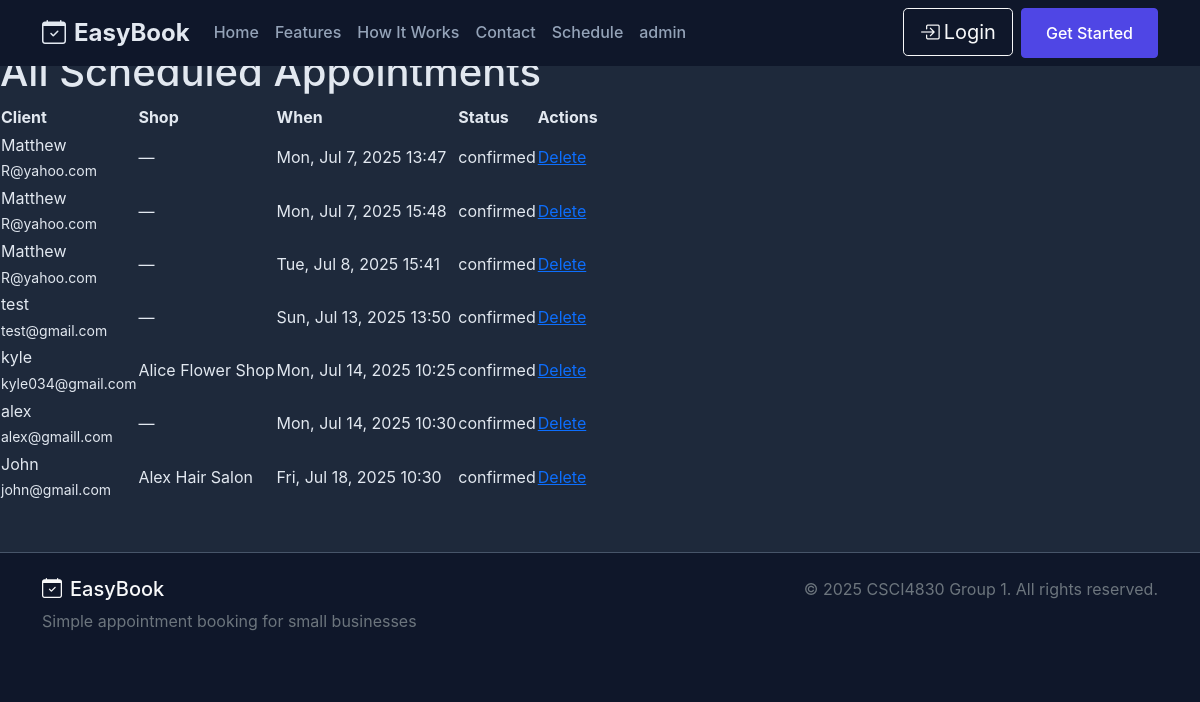
The app's page /appointments/, older data.
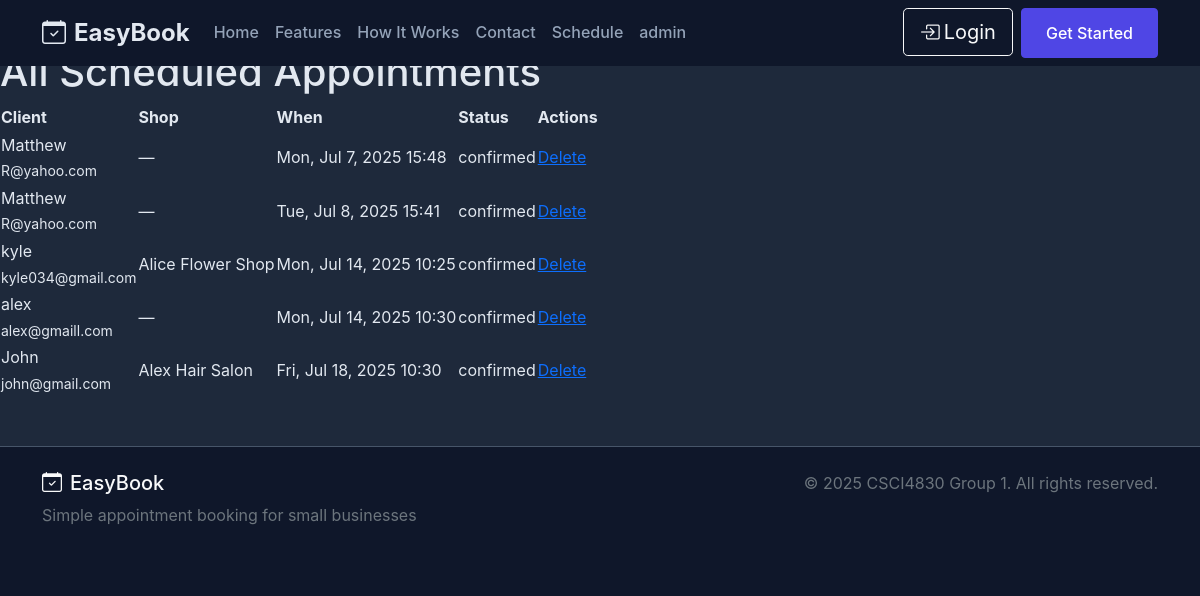
The same page, newer data.
### booking/models.py (models this page shows, shortened)
class Appointment(models.Model):
    client     = models.ForeignKey(Client, on_delete=models.CASCADE)
    shop       = models.ForeignKey(Shop, on_delete=models.SET_NULL, null=True, blank=True)
    start_time = models.DateTimeField()
    status     = models.CharField(max_length=20, default="confirmed")

class Client(models.Model):
    name  = models.CharField(max_length=100)
    email = models.EmailField()
    phone = models.CharField(max_length=20)

class Shop(models.Model):
    name = models.CharField(max_length=100, unique=True)
    class Meta:
        constraints = [
            models.UniqueConstraint(
                Lower("name"),
                name="uniq_shop_name_ci",
            )
        ]
    owner = models.OneToOneField(User, on_delete=models.CASCADE, related_name="shop")
    opening_hours = models.TimeField(default=datetime.time(0, 0, 0))
    closing_hours = models.TimeField(default=datetime.time(0, 0, 0))
    address = models.CharField(max_length=500,default="NULL")
    opening_day   = models.CharField(
                       max_length=3,
                       choices=DAYS_OF_WEEK,
                       default='mon',
                   )
    closing_day   = models.CharField(
                       max_length=3,
                       choices=DAYS_OF_WEEK,
                       default='fri',
                   )

### booking/views.py (the view)
# urls.py: path('appointments/', views.AppointmentList.as_view(), name='appointments'),
class AppointmentList(ListView):
    model = Appointment
    template_name = 'appointments.html'      # your template
    context_object_name = 'appointments'     # in template use “appointments”
    ordering = ['start_time']               # optional: sort by time

### booking/templates/appointments.html (shortened to what this page needs)
{% extends "base.html" %}
{% block content %}
<h1>All Scheduled Appointments</h1>
{% if appointments %}
<table>
  <thead>
    <tr>
      <th>Client</th>
      <th>Shop</th>
      <th>When</th>
      <th>Status</th>
      <th>Actions</th>
    </tr>
  </thead>
  <tbody>
    {% for appt in appointments %}
    <tr>
      <td>
        {{ appt.client.name }}<br>
        <small>{{ appt.client.email }}</small>
      </td>
      <td>
        {% if appt.shop %}
        {{ appt.shop.name }}
        {% else %}
        &mdash;
        {% endif %}
      </td>
      <td>{{ appt.start_time|date:"D, M j, Y H:i" }}</td>
      <td>{{ appt.status }}</td>
      <td>
        <a href="{% url 'booking:appointment-delete' appt.pk %}">Delete</a>
      </td>
    </tr>
    {% endfor %}
  </tbody>
</table>
{% else %}
<p>No appointments have been scheduled yet.</p>
{% endif %}
{% endblock %}

Row changes from the older to the newer data that the page shows:
removed Appointment: client.name "Matthew", client.email "R@yahoo.com", start_time "Mon, Jul 7, 2025 13:47", status "confirmed"
removed Appointment: client.name "test", client.email "test@gmail.com", start_time "Sun, Jul 13, 2025 13:50", status "confirmed"
